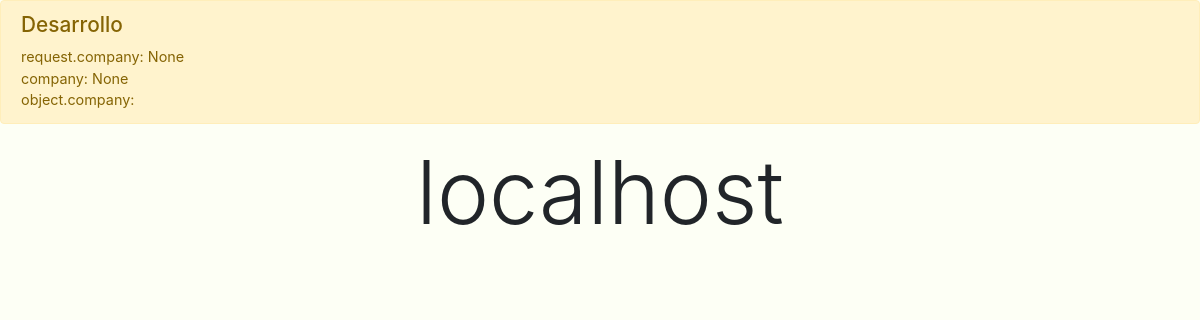
Before: / (signed in) with the older database file.
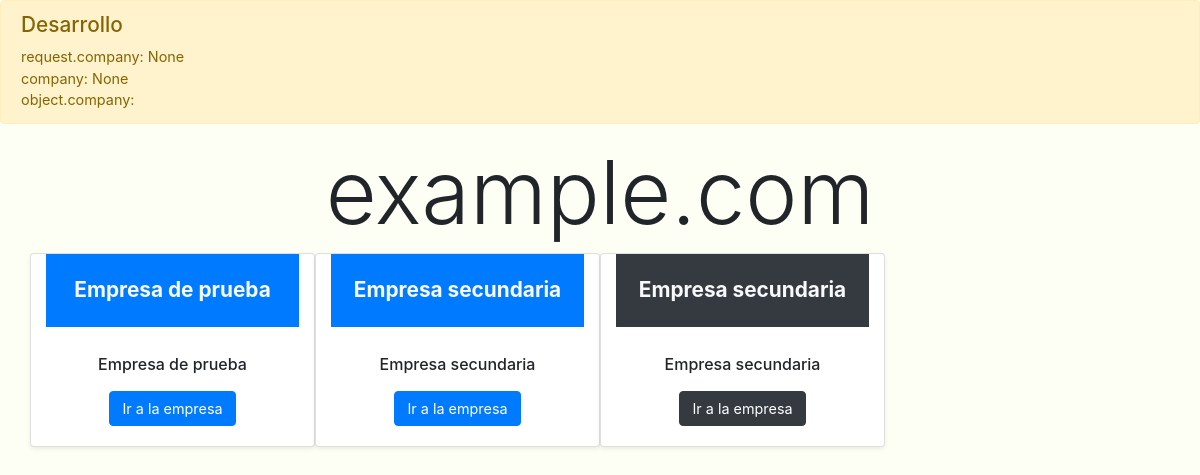
After: the same page with the newer database file.
### company/models.py (models this page shows, shortened)
class Company(models.Model, utils.ModelBase):
    site = models.ForeignKey(Site, on_delete=models.PROTECT, editable=False)
    users = models.ManyToManyField(settings.AUTH_USER_MODEL, blank=True)
    admin_users = models.ManyToManyField(settings.AUTH_USER_MODEL,
    related_name="admin_users_company_set", blank=True)
    name = models.CharField(_l("nombre"), max_length=100,
    help_text=_l("nombre de la empresa para el público."))
    business_name = models.CharField(_l("Razón social"), max_length=100,
    help_text=_l("nombre legal registrado de la empresa."))
    is_active = models.BooleanField(_l("activo"), default=True)
    create_user = models.ForeignKey(settings.AUTH_USER_MODEL,
    related_name="create_user_company_set", on_delete=models.PROTECT, null=True,
    blank=True, editable=True)
    create_date = models.DateTimeField(auto_now_add=True, null=True,
    blank=True, editable=False)
    objects = models.Manager()
    on_site = CurrentSiteManager()
    class Meta:
        verbose_name = _l("empresa")
        verbose_name_plural = _l("empresas")
        ordering = ["site", "name"]
    def __str__(self):
        return self.name
    def get_absolute_url(self):
        return reverse_lazy("company-company-detail", kwargs={"company": self.pk})

### base/views.py (the view)
# urls.py: path("", views.IndexView.as_view(), name="index"),
class IndexView(LoginRequiredMixin, TemplateView):
    template_name = "base/index.html"

### base/context_processors.py (called while the page is built)
def base(request):
    return {
        "settings": settings,
        "title": "",
        "apps": [
            App(request, "warehouse", "Almacenes", "Gestión de almacenes", "house-fill", ""),
        ],
        "var": VAR,
    }

### unoletutils/libs/icons.py (called while the page is built, shortened)
def get_data(name: str, override: bool=True) -> str:
    if not ".svg" in name:
        name += ".svg"
    override = bool(override)
    if override is False:
        return open(ICON_DIR / name, "r").read() # Lanzará una excepción...
    try:
        return open(ICON_DIR / name, "r").read()
    except (OSError):
        return ""

def svg(name: str, size: str=None, fill: str=None, id: str=None) -> dict:
    fill = fill or 'var(--secondary)'
    try:
        svg = get_data(name, override=False)
    except (BaseException):
        return {"svg": "", "size": size, "fill": fill, "name": name, "id": id}
    svg = " ".join(svg.replace("\n", " ").split())
    if size in ("", "none", "null", "auto"):
        if (" width=" in svg):
            svg = re.sub(r'\swidth=(["\']).*?["\']\s', '', svg, count=1)
        if (" height=" in svg):
            svg = re.sub(r'\sheight=(["\']).*?["\']\s', '', svg, count=1)
    if (not " fill=" in svg):
        svg = re.sub(r'<svg\s', f'<svg fill="{fill}" ', svg, count=1)
    else:
        svg = re.sub(r'\sfill=(["\']).*?["\']\s', f' fill="{fill}" ', svg,
        count=1)
    return {"svg": svg, "size": size, "fill": fill, "name": name, "id": id}

### user/models.py (called while the page is built)
    def get_companies(self):
        return self.company_set.all() | self.admin_users_company_set.all()

### base/templates/base/index.html (shortened to what this page needs)
{% extends 'base/base.html' %}
{% load i18n %}
{% block content %}
<div class="container">
    <h1 class="display-2 text-center mb-2">{{ request.site.name }}</h1>
    <div class="row">
        {% for obj in user.get_companies %}
            {% if obj.is_active %}
            <div class="col col-12 col-sm-6 col-md-4 col-lg-3 card text-center shadow-sm" style="width: 18rem;">
                {% if obj.logo %}<img src="{{ obj.logo.url }}" class="card-img-top" alt="{{ obj }}">{% else %}<div class="h2 text-center font-weight-bold p-2 py-4 bg-primary text-light">{{ obj }}</div>{% endif %}
                <div class="card-body">
                <h5 class="card-title">{{ obj }}</h5>
                <a href="{{ obj.get_absolute_url }}" class="btn btn-primary">{% trans 'Ir a la empresa' %}</a>
                </div>
            </div>
            {% endif %}
        {% endfor %}
        {% for obj in user.company_set.all %}
            {% if obj.is_active %}
            <div class="col col-12 col-sm-6 col-md-4 col-lg-3 card text-center shadow-sm" style="width: 18rem;">
                {% if obj.logo %}<img src="{{ obj.logo.url }}" class="card-img-top" alt="{{ obj }}">{% else %}<div class="h2 text-center font-weight-bold p-2 py-4 bg-dark text-light">{{ obj }}</div>{% endif %}
                <div class="card-body">
                <h5 class="card-title">{{ obj }}</h5>
                <a href="{{ obj.get_absolute_url }}" class="btn btn-dark">{% trans 'Ir a la empresa' %}</a>
                </div>
            </div>
            {% endif %}
        {% endfor %}
    </div>
</div>
{% endblock content %}

### base/templates/base/base.html (shortened to what this page needs)
{% load i18n %}
{% load humanize %}
<!DOCTYPE html>
<html lang="es">
<head>
    {% if setting.DEBUG %}
    <script src="/static/external/jquery/jquery-3.5.1.js"></script>
    <script src="/static/external/bootstrap/js/bootstrap.js"></script>
    <link rel="stylesheet" href="/static/external/bootstrap/css/bootstrap.css">
    {% else %}
    <link rel="stylesheet" href="/static/external/bootstrap/css/bootstrap.min.css">
    {% endif %}
    <link rel="stylesheet" href="/static/css/base-1.8.css">
</head>
<body>
    <main>
      <div class="alert alert-warning">
        <h2>Desarrollo</h2>
        <div>request.company: {{ request.company }}</div>
        <div>company: {{ company }}</div>
        <div>object.company: {{ object.company }}</div>
      </div>
      {% block content %}
      {% endblock content %}
    </main>
</body>
</html>

### unoletutils/static/css/base-1.8.css (style rules this page uses)
:root { --unolet-white: #ffffff; --unolet-black: #454545; --unolet-gray: #757575; --unolet-red: #ff0000; --light2: rgb(238, 239, 240); }
html { scroll-behavior: smooth; }
body { background-color: rgb(253, 255, 245); }
body, .btn, .form-control, .form-control-plaintext, .dropdown-menu, .input-group-text, .custom-select, .popover-header, .table { font-size: 0.9rem; }
h1, .h1 { font-size: 1.4rem; }
h2, .h2 { font-size: 1.3rem; }
h5, .h5 { font-size: 1rem; }

Changed rows visible on the page:
now on this page (row edited): Company: name "Empresa de prueba", shown under "example.com"
added Company: name "Empresa secundaria"
Other visible differences:
{{ request.site.name }}: "localhost" → "example.com"
